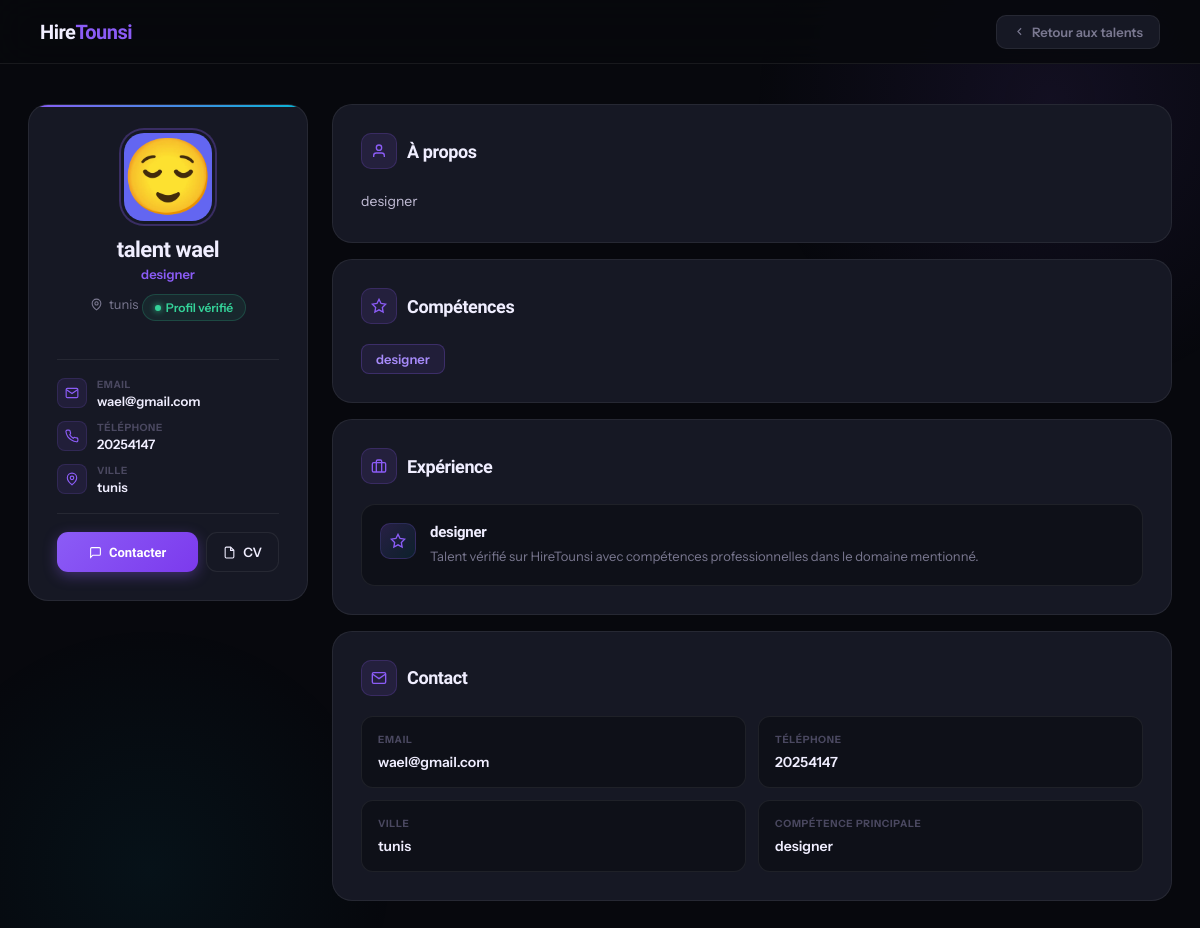
Screenshot of /profiletalents.php?id=16 with the database file from the repository.
### tables this page shows
CREATE TABLE `talents` (
  `id` int(11) NOT NULL,
  `name` varchar(100) DEFAULT NULL,
  `skill` varchar(100) DEFAULT NULL,
  `description` text DEFAULT NULL,
  `status` varchar(20) DEFAULT 'pending',
  `user_id` int(11) DEFAULT NULL,
  `email` varchar(255) DEFAULT NULL,
  `phone` varchar(255) DEFAULT NULL,
  `city` varchar(255) DEFAULT NULL,
  `photo` varchar(255) DEFAULT NULL
);

### profiletalents.php (the view, shortened to what this page needs)
<?php
include "config.php";
$id = (int) $_GET["id"];
$stmt = $pdo->prepare("SELECT * FROM talents WHERE id=?");
$stmt->execute([$id]);
$talent = $stmt->fetch();
$talentUser = null;
if (!empty($talent["user_id"])) {
    $userStmt = $pdo->prepare("SELECT id, email, name, phone FROM users WHERE id = ?");
    $userStmt->execute([$talent["user_id"]]);
    $talentUser = $userStmt->fetch();
}
$talentName = $talent["name"] ?? ($talentUser["name"] ?? "Talent");
function getAvatarColor($name) {
    $colors = ['#8b5cf6', '#06b6d4', '#f59e0b', '#ef4444', '#10b981', '#ec4899', '#6366f1'];
    $hash = array_sum(array_map('ord', str_split($name)));
    return $colors[$hash % count($colors)];
}
$avatarColor = getAvatarColor($talentName);
?>
<!DOCTYPE html>
<html lang="fr">
<head>
</head>
<body>
<nav>
  <a href="index.html" class="logo">Hire<span>Tounsi</span></a>
  <a href="talents.php" class="back-btn">
    <svg width="13" height="13" viewBox="0 0 24 24" fill="none" stroke="currentColor" stroke-width="2"><path d="m15 18-6-6 6-6"/></svg>
    Retour aux talents
  </a>
</nav>
<div class="wrapper">
  <div class="sidebar">
    <div class="profile-card">
      <div class="avatar" style="background:<?= $avatarColor ?>">
        <?php if(!empty($talent["photo"])): ?>
          <img src="uploads/<?= htmlspecialchars($talent["photo"]) ?>" alt="photo">
        <?php else: ?>
          <?= getInitials($talent["name"]) ?>
        <?php endif; ?>
      </div>
      <div class="name"><?= htmlspecialchars($talent["name"]) ?></div>
      <div class="role"><?= htmlspecialchars($talent["skill"]) ?></div>
      <div class="location-row">
        <svg width="13" height="13" viewBox="0 0 24 24" fill="none" stroke="currentColor" stroke-width="2"><path d="M20 10c0 6-8 12-8 12s-8-6-8-12a8 8 0 0 1 16 0Z"/><circle cx="12" cy="10" r="3"/></svg>
        <?= htmlspecialchars($talent["city"] ?? "Tunisie") ?>
      </div>
      <div class="verified-badge">
        <span class="vdot"></span> Profil vérifié
      </div>
      <div class="divider"></div>
      <div class="info-row">
        <div class="info-icon">
          <svg width="14" height="14" viewBox="0 0 24 24" fill="none" stroke="currentColor" stroke-width="2"><path d="M4 4h16c1.1 0 2 .9 2 2v12c0 1.1-.9 2-2 2H4c-1.1 0-2-.9-2-2V6c0-1.1.9-2 2-2z"/><polyline points="22,6 12,13 2,6"/></svg>
        </div>
        <div>
          <div class="info-label">Email</div>
          <div class="info-val"><?= htmlspecialchars($talent["email"] ?? "Non renseigné") ?></div>
        </div>
      </div>
      <div class="info-row">
        <div class="info-icon">
        </div>
        <div>
          <div class="info-label">Téléphone</div>
          <div class="info-val"><?= htmlspecialchars($talent["phone"] ?? "Non renseigné") ?></div>
        </div>
      </div>
      <div class="info-row">
        <div class="info-icon">
          <svg width="14" height="14" viewBox="0 0 24 24" fill="none" stroke="currentColor" stroke-width="2"><path d="M20 10c0 6-8 12-8 12s-8-6-8-12a8 8 0 0 1 16 0Z"/><circle cx="12" cy="10" r="3"/></svg>
        </div>
        <div>
          <div class="info-label">Ville</div>
          <div class="info-val"><?= htmlspecialchars($talent["city"] ?? "Tunisie") ?></div>
        </div>
      </div>
      <div class="divider"></div>
      <div class="actions">
        <button type="button" class="btn-primary" onclick="openContactModal()">
          <svg width="13" height="13" viewBox="0 0 24 24" fill="none" stroke="currentColor" stroke-width="2"><path d="M21 15a2 2 0 0 1-2 2H7l-4 4V5a2 2 0 0 1 2-2h14a2 2 0 0 1 2 2z"/></svg>
          Contacter
        </button>
        <a href="#" class="btn-secondary" onclick="window.print();return false;">
          <svg width="13" height="13" viewBox="0 0 24 24" fill="none" stroke="currentColor" stroke-width="2"><path d="M14 2H6a2 2 0 0 0-2 2v16a2 2 0 0 0 2 2h12a2 2 0 0 0 2-2V8z"/><polyline points="14 2 14 8 20 8"/></svg>
          CV
        </a>
      </div>
    </div>
  </div>
  <div class="content">
    <div class="section">
      <div class="section-header">
        <div class="section-icon">
          <svg width="16" height="16" viewBox="0 0 24 24" fill="none" stroke="currentColor" stroke-width="2"><path d="M20 21v-2a4 4 0 0 0-4-4H8a4 4 0 0 0-4 4v2"/><circle cx="12" cy="7" r="4"/></svg>
        </div>
        <div class="section-title">À propos</div>
      </div>
      <div class="about">
        <?= nl2br(htmlspecialchars($talent["description"] ?? "Aucune description disponible.")) ?>
      </div>
    </div>
    <div class="section">
      <div class="section-header">
        <div class="section-icon">
          <svg width="16" height="16" viewBox="0 0 24 24" fill="none" stroke="currentColor" stroke-width="2"><path d="M12 2l3.09 6.26L22 9.27l-5 4.87 1.18 6.88L12 17.77l-6.18 3.25L7 14.14 2 9.27l6.91-1.01L12 2z"/></svg>
        </div>
        <div class="section-title">Compétences</div>
      </div>
      <div class="skills">
        <?php
          $skills = explode(",", $talent["skill"]);
          foreach($skills as $skill):
            if(trim($skill)):
        ?>
          <div class="skill"><?= htmlspecialchars(trim($skill)) ?></div>
        <?php endif; endforeach; ?>
      </div>
    </div>
    <div class="section">
      <div class="section-header">
        <div class="section-icon">
          <svg width="16" height="16" viewBox="0 0 24 24" fill="none" stroke="currentColor" stroke-width="2"><rect width="20" height="14" x="2" y="7" rx="2"/><path d="M16 21V5a2 2 0 0 0-2-2h-4a2 2 0 0 0-2 2v16"/></svg>
        </div>
        <div class="section-title">Expérience</div>
      </div>
      <div class="timeline">
        <div class="timeline-item">
          <div class="tl-dot">
            <svg width="16" height="16" viewBox="0 0 24 24" fill="none" stroke="currentColor" stroke-width="2"><path d="M12 2l3.09 6.26L22 9.27l-5 4.87 1.18 6.88L12 17.77l-6.18 3.25L7 14.14 2 9.27l6.91-1.01L12 2z"/></svg>
          </div>
          <div class="tl-content">
            <h4><?= htmlspecialchars($talent["skill"]) ?></h4>
            <p>Talent vérifié sur HireTounsi avec compétences professionnelles dans le domaine mentionné.</p>
          </div>
        </div>
      </div>
    </div>
    <div class="section">
      <div class="section-header">
        <div class="section-icon">
          <svg width="16" height="16" viewBox="0 0 24 24" fill="none" stroke="currentColor" stroke-width="2"><path d="M4 4h16c1.1 0 2 .9 2 2v12c0 1.1-.9 2-2 2H4c-1.1 0-2-.9-2-2V6c0-1.1.9-2 2-2z"/><polyline points="22,6 12,13 2,6"/></svg>
        </div>
        <div class="section-title">Contact</div>
      </div>
      <div class="contact-grid">
        <div class="contact-box">
          <span>Email</span>
          <b><?= htmlspecialchars($talent["email"] ?? "Non renseigné") ?></b>
        </div>
        <div class="contact-box">
          <span>Téléphone</span>
          <b><?= htmlspecialchars($talent["phone"] ?? "Non renseigné") ?></b>
        </div>
        <div class="contact-box">
          <span>Ville</span>
          <b><?= htmlspecialchars($talent["city"] ?? "Tunisie") ?></b>
        </div>
        <div class="contact-box">
          <span>Compétence principale</span>
          <b><?= htmlspecialchars($talent["skill"]) ?></b>
        </div>
      </div>
    </div>
  </div>
</div>
</body>
</html>

### rows the page displays
talents: photo (picture), name "talent wael", skill "designer", city "tunis", email "wael@gmail.com", phone "20254147", description "designer"
